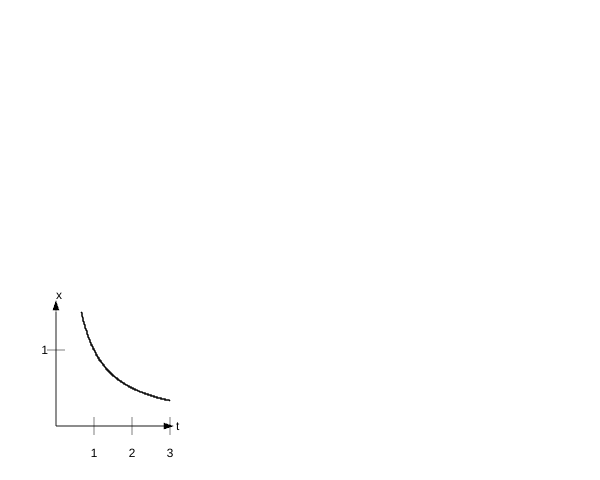

Reproduce this figure in gnuplot.
      set terminal svg
      set tmargin 0
      set bmargin 3
      set border -1 lw 0.5
      unset border
      set style line 1 linetype -1 linewidth 1.5
          # ...   style for the curve itself
      set style arrow 1 size screen .017,20 filled linetype -1 linewidth .5
      set xtics axis (1.0,2.0,3.0)
      set ytics axis (1.0)
      set xzeroaxis linetype -1 linewidth 0.5
      set yzeroaxis linetype -1 linewidth 0.5
      set label "t" at 3.15,0
      set label "x" at 0,1.725
      set samples 300
      unset key
      set size square 0.35,0.35
      set arrow from 0.0,0 to 3.09,0 arrowstyle 1
      set arrow from 0,0.0 to 0,1.65 arrowstyle 1
      set xrange [0.0:3.0]
      set yrange [0.0:1.5]
plot 1/x with lines linestyle 1 
